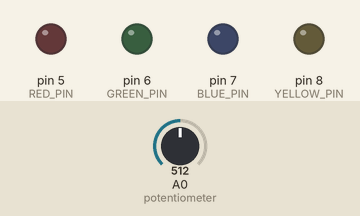
This sketch was run on a simulated Arduino Uno, built with avr-gcc and run on an emulated ATmega328P. Parts: output pins drawn as LEDs (lit = HIGH). The test bench sets the inputs (shaded band); at power-on: A0 (potentiometer) = 512. What the sketch prints to the serial monitor is not drawn.

Above: at 5.8 s.
5.9 s: A0 (potentiometer) set to 343
16.8 s: A0 (potentiometer) set to 321
22.8 s: A0 (potentiometer) set to 511
28.8 s: A0 (potentiometer) set to 306
Timing chart, 0 to 40.7 s (numbered marks = the images above; inputs shaded):
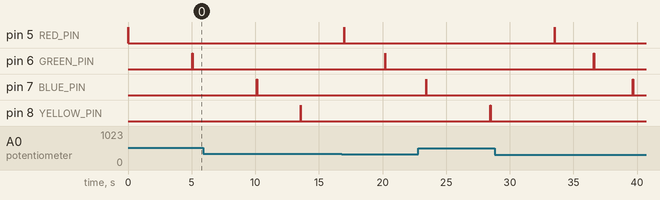

The sketch:

SequentLEDs.ino
```cpp
// Create colour enum for code-readability
enum LightPins
{
  RED_PIN = 5,
  GREEN_PIN = 6,
  BLUE_PIN = 7,
  YELLOW_PIN = 8
};

// Containing info about current colour
LightPins current_pin;

// Logic for choosing next LED
void set_next_LED()
{
  if(current_pin == YELLOW_PIN)
    current_pin = RED_PIN;
  else
    current_pin = current_pin + 1;
}

void setup() {
  // Setup Serial port
  Serial.begin(115200);

  // Pin Potentiometer as input
  pinMode(A0, INPUT);

  // Pin LED's as output
  pinMode(RED_PIN, OUTPUT);
  pinMode(GREEN_PIN, OUTPUT);
  pinMode(BLUE_PIN, OUTPUT);
  pinMode(YELLOW_PIN, OUTPUT);

  // Set default for current pin
  current_pin = RED_PIN;
}

void loop() {
  // Receive value from Potentiometer (0 - 1023) and adjust it to (100 - 10000)
  float new_delay = (analogRead(A0) / 1023.f) * 9900 + 100;

  // Blink with LED (on -> wait -> off)
  digitalWrite(current_pin, HIGH);
  delay(10);
  digitalWrite(current_pin, LOW);

  // Printing delay for debugging purposes
  Serial.println(new_delay);
  delay(new_delay);

  // Move to next LED
  set_next_LED();
}
```

Measured:
- after the input at 28.8 s, pin 7 (BLUE_PIN): LOW → HIGH after 10.9 s, → LOW 0.01 s later
